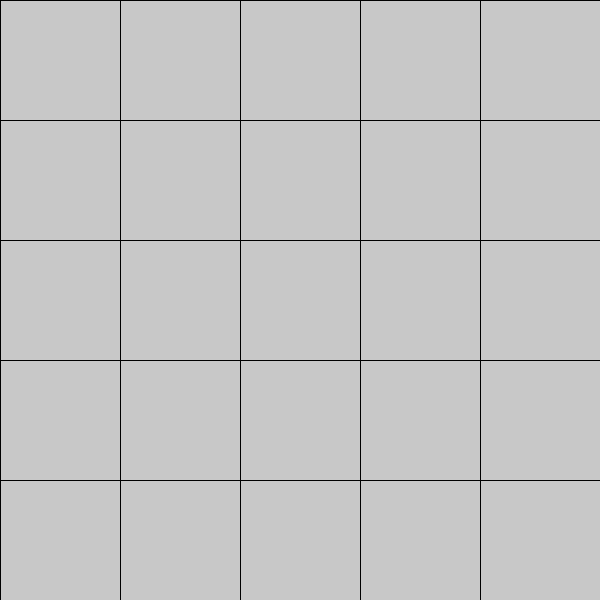
Frame 1 (no input)
Frame 60 (the mouse pressed at the canvas centre just before this capture): identical to frame 1, image omitted
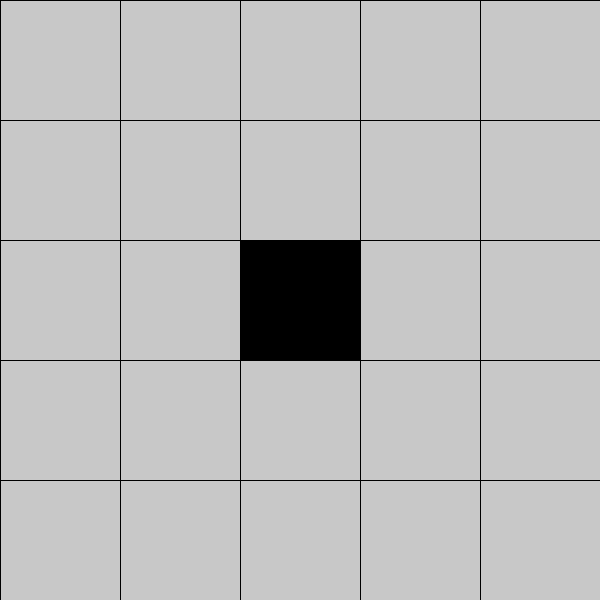
Frame 120 (the mouse held since frame 60 and released just before this capture)

The Processing sketch that drew these frames (run headless with seeded random() and noise(); from frame 60 on, the mouse is pressed at the canvas centre):

// Processing sketch: CAMPO_MINADO
// ── CAMPO_MINADO.pde
// Criando campo minado

int tamanhoDoArray = 5;

int tamanhoDoQuad;
int x = -1; // inicia no -1, para a contagem não ser interferida
int y = -1;

boolean[][] ehBomba = new boolean[tamanhoDoArray][tamanhoDoArray];

void setup() {
  size(600, 600);

  tamanhoDoQuad = width/ tamanhoDoArray;

  geraBomba();
}


// gerando valores aleatórios para criação das bombas
void geraBomba() {
  for (int i = 0; i < ehBomba.length; i++) {
    for (int j = 0; j < ehBomba.length; j++) {
      ehBomba[i][j] = boolean(int(random(2))); // 0 - false 1 - true
    }
  }
}

// Desenhando os campos
void draw() {
  desenhaCampo();
}

// Função que desenha o campo
void desenhaCampo() {
  for (int i = 0; i < tamanhoDoArray; i++) {
    for (int j = 0; j < tamanhoDoArray; j++) {
      fill((x == i && y == j) ? 0 : 200); // alterando a cor quando for pressionado 
      rect(i * tamanhoDoQuad, j * tamanhoDoQuad, tamanhoDoQuad, tamanhoDoQuad);
    }
  }
}

// Apertou no campo
void mousePressed() {
  x = mouseX / tamanhoDoQuad;
  y = mouseY / tamanhoDoQuad;

  if (ehBomba[x][y]) println("É BOMBAAAAAAAAAAAAAAAAAAAAAAAAA");
  else println("Calma mano, c tá safe!");
}
